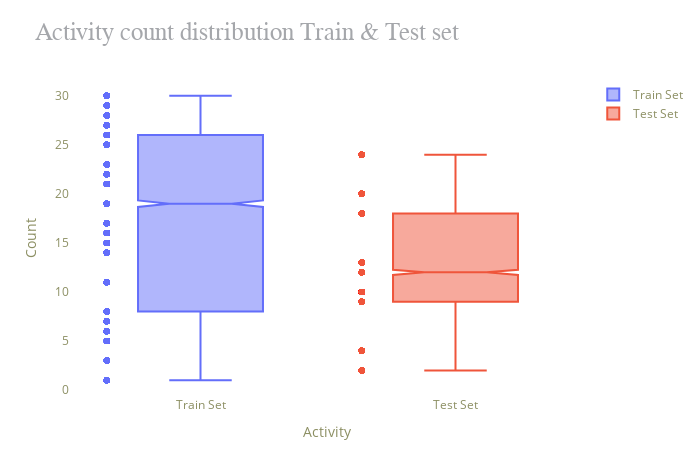

Notebook code cell kept with this figure:
### Markdown cell above
# 4. Prepare the data to better expose the underlying data patterns to Machine Learning algorithms

prepare your data, is it normalized? are there outlier? Make a training and a test set.

### Code cell
fig = go.Figure()
fig.add_trace(go.Box(y=train['subject'], name="Train Set", notched=True))
fig.add_trace(go.Box(y=test['subject'], name="Test Set", notched=True))

fig.update_xaxes(showgrid=False)
fig.update_layout(
    height=450, width=700,
    title = 'Activity count distribution Train & Test set',
    xaxis = dict(title = 'Activity', tickangle=0, showgrid=False),
    yaxis = dict(title = 'Count', showgrid=False),
    plot_bgcolor='#ffffff', paper_bgcolor='#ffffff',
    title_font=dict(size=25, color='#a5a7ab', family='verdana'),
    margin=dict(t=80, b=30, l=70, r=40),
    font=dict(color='#8c8f63'))
fig.update_xaxes(showgrid=False)
fig.update_yaxes(showgrid=False)
fig.update_traces(boxpoints='all', jitter=0)

### Figure 1 — Plotly figure (JSON) as saved in the notebook; plotly's stock layout.template omitted (floating-point values rounded to 4 significant figures; data arrays with more than 128 entries replaced by an {"elided": "..."} marker saying what was removed)
{"data": [{"boxpoints": "all", "jitter": 0, "name": "Train Set", "notched": true, "type": "box", "y": {"elided": "7352 int values"}}, {"boxpoints": "all", "jitter": 0, "name": "Test Set", "notched": true, "type": "box", "y": {"elided": "2947 int values"}}], "layout": {"font": {"color": "#8c8f63"}, "height": 450, "margin": {"b": 30, "l": 70, "r": 40, "t": 80}, "paper_bgcolor": "#ffffff", "plot_bgcolor": "#ffffff", "title": {"font": {"color": "#a5a7ab", "family": "verdana", "size": 25}, "text": "Activity count distribution Train & Test set"}, "width": 700, "xaxis": {"showgrid": false, "tickangle": 0, "title": {"text": "Activity"}}, "yaxis": {"showgrid": false, "title": {"text": "Count"}}}}
